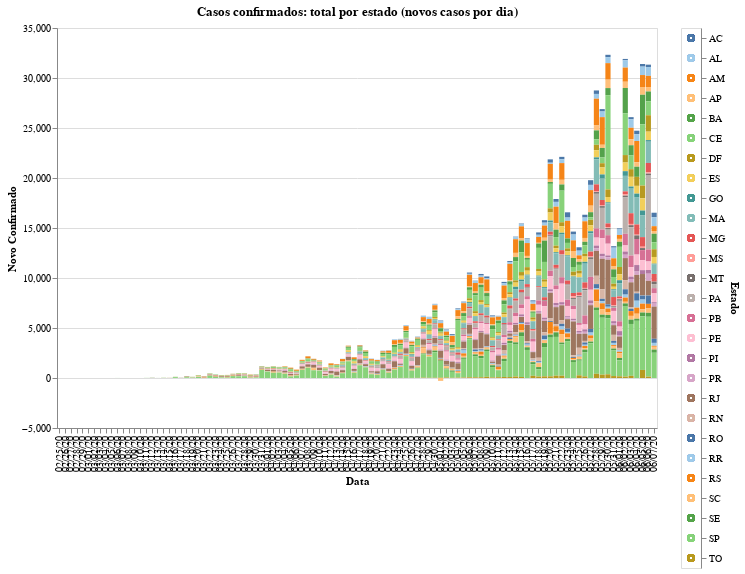

Notebook cell for this chart:
### Code cell
#hide_input
opt = df[STATE_COLUMN].unique()
opt.sort()
input_dropdown = alt.binding_select(options=opt)
selection1 = alt.selection_single(fields=[STATE_COLUMN], bind=input_dropdown, name=' ')
selection2 = alt.selection_multi(fields=[STATE_COLUMN], on='mouseover')
color = alt.condition(selection1 | selection2,
                    alt.Color(STATE_COLUMN+':N', scale=alt.Scale(scheme='tableau20'), legend=None),
                    alt.value('lightgray'))

chart = alt.Chart(df).mark_bar().encode(
    x=alt.X(DATE_COLUMN+':O', axis=alt.Axis(title=DATE_COLUMN)),
    y=alt.Y(NEWCONFIRMED_CASES, axis=alt.Axis(title=NEWCONFIRMED_CASES)),
    color=color,
    tooltip=[DATE_COLUMN, STATE_COLUMN, NEWCONFIRMED_CASES],
    order=alt.Order(
    STATE_COLUMN,
    sort='descending'
    )
).properties(
    title=CONFIRMED_CASES+": "+TOTAL_BY_STATE+' ('+NEW_CASES+')'
).add_selection(
    selection1, selection2
).transform_filter(
    selection1
)

legend = alt.Chart(df).mark_point().encode(
    y=alt.Y(STATE_COLUMN+':N', axis=alt.Axis(orient='right')),
    color=color
).add_selection(
    selection1, selection2
)

plot = chart.properties(width=CHART_WIDTH, height=CHART_HEIGHT) | legend
plot

### Figure 1 — Vega-Lite specification as saved in the notebook (floating-point values rounded to 4 significant figures; data arrays with more than 128 entries replaced by an {"elided": "..."} marker saying what was removed)
{"config": {"view": {"continuousWidth": 400, "continuousHeight": 300}}, "hconcat": [{"mark": "bar", "encoding": {"color": {"condition": {"type": "nominal", "field": "Estado", "legend": null, "scale": {"scheme": "tableau20"}, "selection": {"or": [" ", "selector001"]}}, "value": "lightgray"}, "order": {"type": "nominal", "field": "Estado", "sort": "descending"}, "tooltip": [{"type": "nominal", "field": "Data"}, {"type": "nominal", "field": "Estado"}, {"type": "quantitative", "field": "Novo Confirmado"}], "x": {"type": "ordinal", "axis": {"title": "Data"}, "field": "Data"}, "y": {"type": "quantitative", "axis": {"title": "Novo Confirmado"}, "field": "Novo Confirmado"}}, "height": 400, "selection": {" ": {"type": "single", "fields": ["Estado"], "bind": {"input": "select", "options": ["AC", "AL", "AM", "AP", "BA", "CE", "DF", "ES", "GO", "MA", "MG", "MS", "MT", "PA", "PB", "PE", "PI", "PR", "RJ", "RN", "RO", "RR", "RS", "SC", "SE", "SP", "TO"]}}, "selector001": {"type": "multi", "fields": ["Estado"], "on": "mouseover"}}, "title": "Casos confirmados: total por estado (novos casos por dia)", "transform": [{"filter": {"selection": " "}}], "width": 600}, {"mark": "point", "encoding": {"color": {"condition": {"type": "nominal", "field": "Estado", "legend": null, "scale": {"scheme": "tableau20"}, "selection": {"or": [" ", "selector001"]}}, "value": "lightgray"}, "y": {"type": "nominal", "axis": {"orient": "right"}, "field": "Estado"}}, "selection": {" ": {"type": "single", "fields": ["Estado"], "bind": {"input": "select", "options": ["AC", "AL", "AM", "AP", "BA", "CE", "DF", "ES", "GO", "MA", "MG", "MS", "MT", "PA", "PB", "PE", "PI", "PR", "RJ", "RN", "RO", "RR", "RS", "SC", "SE", "SP", "TO"]}}, "selector001": {"type": "multi", "fields": ["Estado"], "on": "mouseover"}}}], "data": {"name": "data-745aea6bacde9746b31be385a8322dcb"}, "$schema": "https://vega.github.io/schema/vega-lite/v4.8.1.json", "datasets": {"data-745aea6bacde9746b31be385a8322dcb": {"elided": "2353 records"}}}
